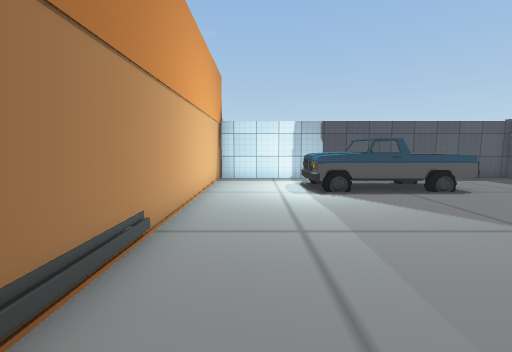
[1] (above)

20 first-person views from a walk through a 3-D level made in the Unity game engine. The camera is 1.3 m above the floor, tilts 6° down and sees 90° across. Doors are open. The floor is counted in squares, 1 m on a side. Each view is taken from the middle of a square. On the plan, view 1 faces up. The plan holds only what a view shows up to about 13 squares ahead; the rest is blank. The player is left out. Some surface patterns are stand-ins.

[2]
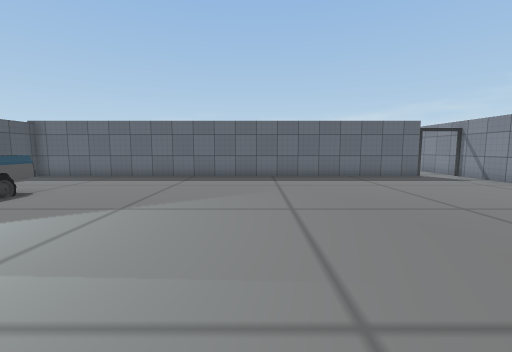

[3]
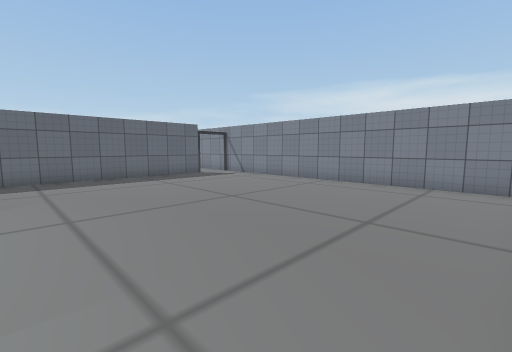

[4]
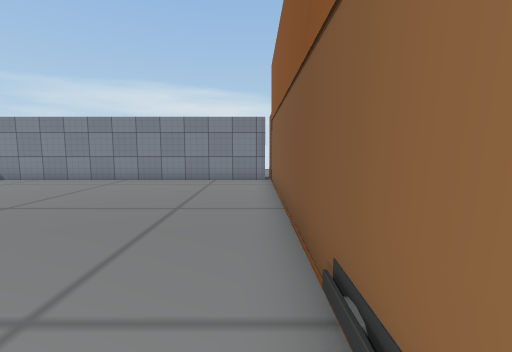

[5]
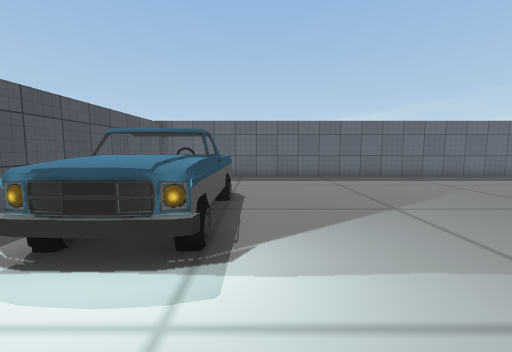

[6]
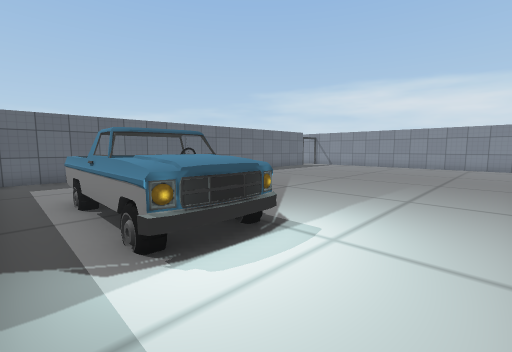

[7]
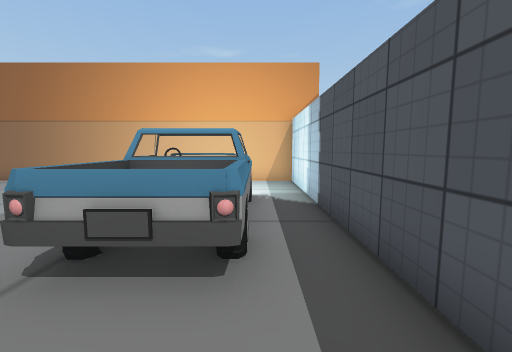

[8]
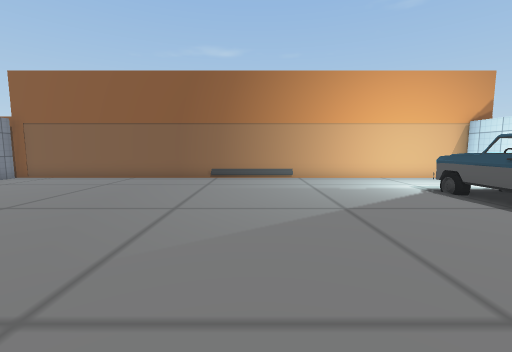

[9]
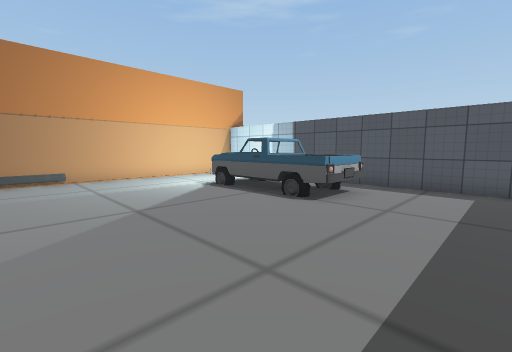

[10]
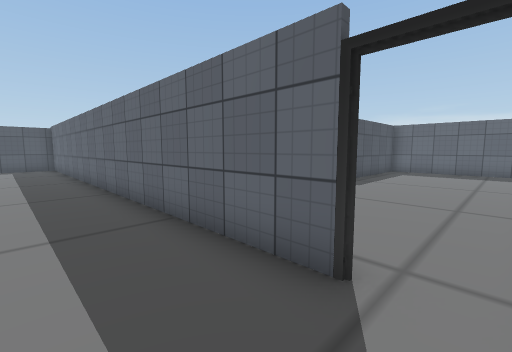

[11]
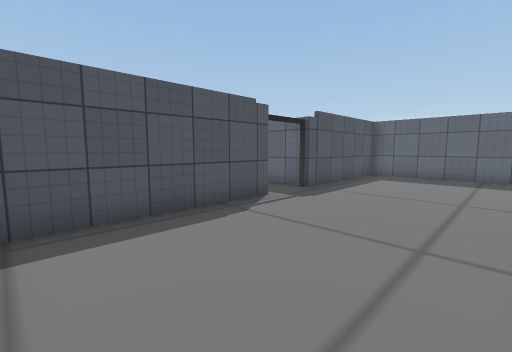

[12]
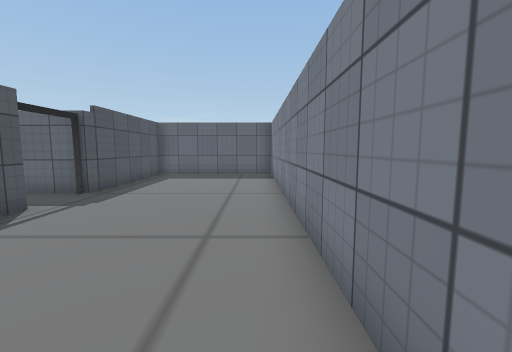

[13]
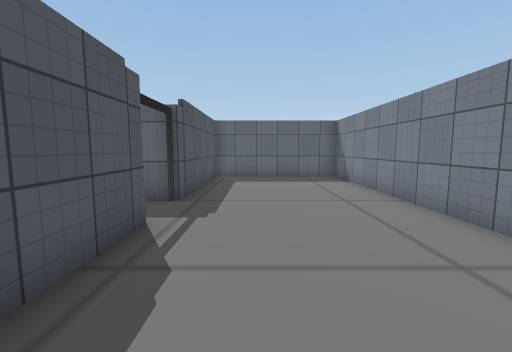

[14]
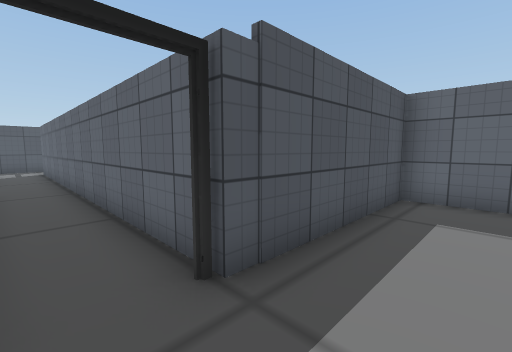

[15]
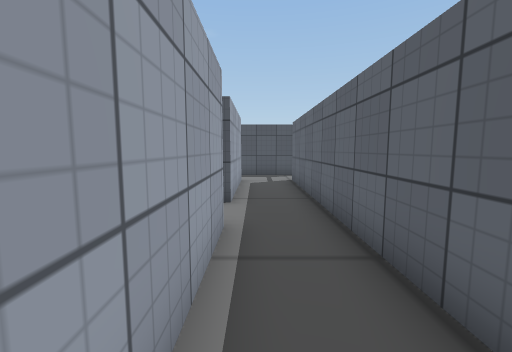

[16]
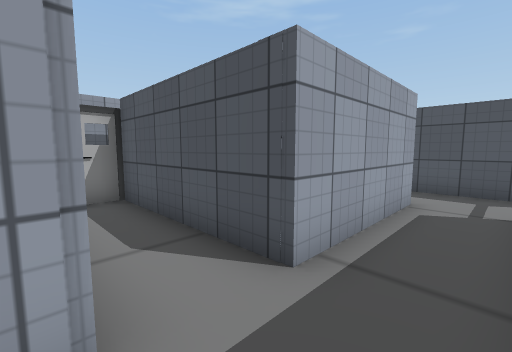

[17]
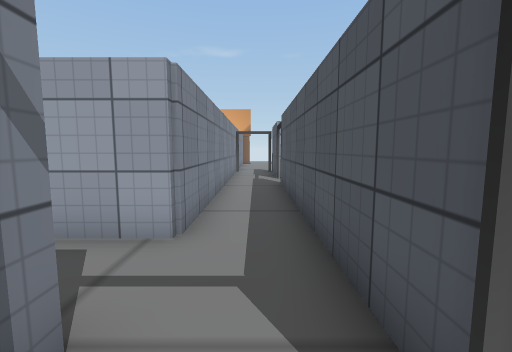

[18]
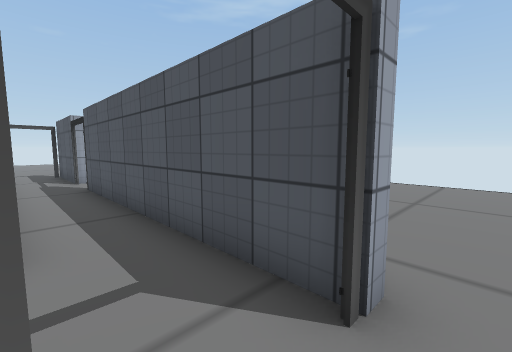

[19]
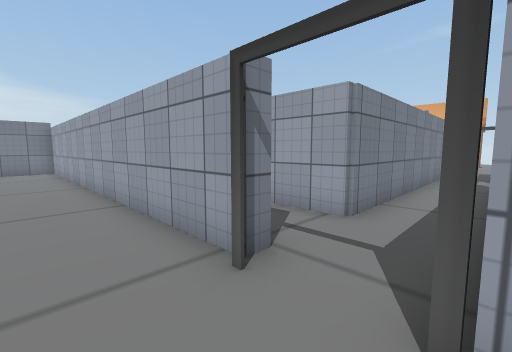

[20]
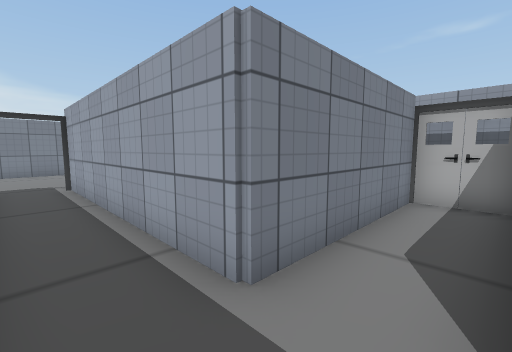

### Floor plan
Points are (right, up) in squares from view 1. A wall is a line through its corners. A room is listed if a view was taken in it or the views show most of it. See-through windows are left out.
Room 1 (views 1, 2, 3, 4, 5, 6, 7, 8, 9, 10)
walls: (11.3, -7) (11.3, 11.5) (-1.6, 11.5); (-1.5, -8.8) (11, -8.8); (-1.6, 12.2) (-1.6, -9.4)
ways out: open door at (11, -7.5) to room 2
objects: other object (2, 8) to (7, 10)
Room 2 (views 11, 12, 13, 14)
walls: (17.5, -3.1) (11.9, -3.1); (11, -8.8) (25.2, -8.8) (25.2, -3.1) (19.2, -3.1)
ways out: open door at (11, -7.5) to room 1; open door at (18.5, -3) to room 3
Room 3 (views 15, 16, 20)
walls: (11.5, 6) (11.5, 5.4); (20.4, 13.9) (11.4, 13.9); (19.5, -3.1) (19.5, 11.8); (8.1, 11.8) (17.5, 11.8) (17.5, 7.2) (12, 7.2) (12, 5.3) (17.5, 5.3) (17.5, -3.1); (9.6, 13.9) (6.2, 13.9)
ways out: open door at (18.5, -3) to room 2; open door at (6, 12.5) to room 4; open door at (10.5, 14) to room 4; open door at (20, 12.5) to room 4
Room 4 (views 17, 18, 19)
walls: (20, 11.8) (20, -2.5); (20.2, 14.4) (20.2, 13.6); (20.4, -2.9) (22.1, -2.9)
ways out: open door at (6, 12.5) to room 3; open door at (10.5, 14) to room 3; open door at (20, 12.5) to room 3

Where each view was taken, in squares from view 1:
view 1: 0 up, 0 right, facing up
view 2: 1 up, 1 left, facing right
view 3: 1 up, 1 left, facing down-right
view 4: 2 up, 1 left, facing down
view 5: 7 up, 1 left, facing right
view 6: 11 up, 1 left, facing down-right
view 7: 10 up, 9 right, facing left
view 8: 2 up, 10 right, facing left
view 9: 2 up, 10 right, facing up-left
view 10: 8 down, 9 right, facing up-right
view 11: 8 down, 12 right, facing up-right
view 12: 8 down, 12 right, facing right
view 13: 5 down, 13 right, facing right
view 14: 5 down, 18 right, facing up-right
view 15: 1 up, 18 right, facing up
view 16: 5 up, 19 right, facing up-left
view 17: 13 up, 21 right, facing left
view 18: 12 up, 21 right, facing up-left
view 19: 14 up, 22 right, facing down-left
view 20: 7 up, 19 right, facing down-left
